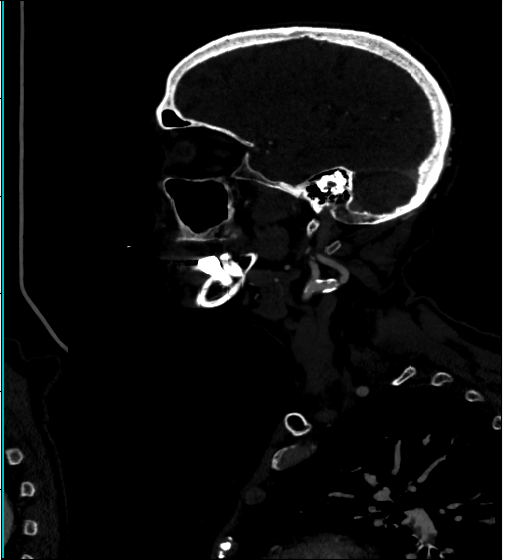
#> input picture saggital.png, 506 x 560 px
$ python detectCarotide.py
#> lines starting #> are read from the running program, lines starting #| are printed output that depends on the picture; after the words box and inside, x2 and y2 are one past the last pixel; in counts of white or black regions, pixels touching at a corner belong together
import cv2
from matplotlib import pyplot as plt
import numpy as np

image = cv2.imread("saggital.png")
#> image is the input picture: shape (560, 506, 3); mean B, G, R 16.5, 16.5, 15.8

image = cv2.cvtColor(image, cv2.COLOR_BGR2RGB)
# convert to grayscale
gray = cv2.cvtColor(image, cv2.COLOR_RGB2GRAY)
# create a binary thresholded image
_, binary = cv2.threshold(gray, 0, 255, cv2.THRESH_BINARY_INV)
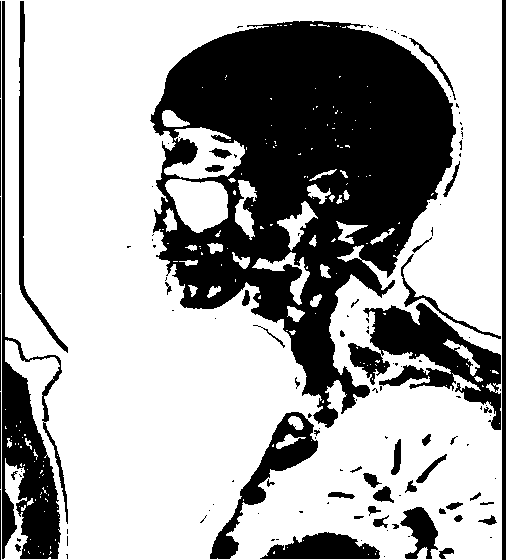
#> binary: shape (560, 506); 66.3% white; 129 black regions (78 under 20 px)
# show it
plt.imshow(binary, cmap="gray")
plt.show()
# find the contours from the thresholded image
contours, hierarchy = cv2.findContours(binary, cv2.RETR_TREE, cv2.CHAIN_APPROX_SIMPLE)
#> contours = 334 contours, 258 with area under 20; largest, box (x1, y1, x2, y2) and area: (0, 0, 502, 560) 279506, (149, 20, 457, 429) 74866, (1, 0, 63, 560) 9682, (362, 302, 502, 431) 7554, (209, 411, 319, 560) 3882
# draw all contours
image = cv2.drawContours(image, contours, -1, (0, 255, 0), 2)
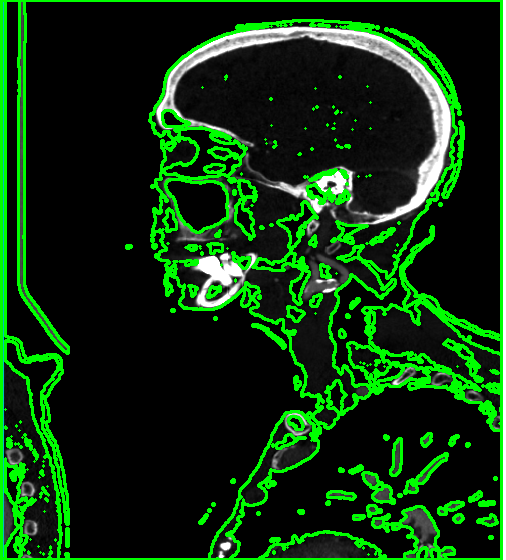
#> image: shape (560, 506, 3); mean R, G, B 14, 53, 14.4
# show the image with the drawn contours
plt.imshow(image)
plt.show()
